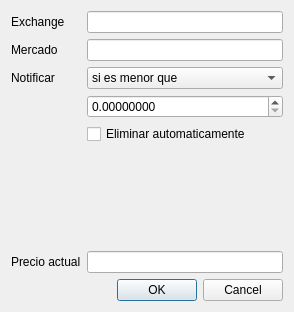
<?xml version="1.0" encoding="UTF-8"?>
<ui version="4.0">
 <class>dialogAlarm</class>
 <widget class="QDialog" name="dialogAlarm">
  <property name="windowModality">
   <enum>Qt::NonModal</enum>
  </property>
  <property name="geometry">
   <rect>
    <x>0</x>
    <y>0</y>
    <width>294</width>
    <height>312</height>
   </rect>
  </property>
  <property name="sizePolicy">
   <sizepolicy hsizetype="MinimumExpanding" vsizetype="MinimumExpanding">
    <horstretch>0</horstretch>
    <verstretch>0</verstretch>
   </sizepolicy>
  </property>
  <property name="windowTitle">
   <string/>
  </property>
  <layout class="QVBoxLayout" name="verticalLayout">
   <item>
    <layout class="QFormLayout" name="formLayout">
     <property name="labelAlignment">
      <set>Qt::AlignLeading|Qt::AlignLeft|Qt::AlignVCenter</set>
     </property>
     <property name="formAlignment">
      <set>Qt::AlignRight|Qt::AlignTop|Qt::AlignTrailing</set>
     </property>
     <item row="0" column="0">
      <widget class="QLabel" name="label">
       <property name="sizePolicy">
        <sizepolicy hsizetype="Expanding" vsizetype="Preferred">
         <horstretch>0</horstretch>
         <verstretch>0</verstretch>
        </sizepolicy>
       </property>
       <property name="frameShape">
        <enum>QFrame::NoFrame</enum>
       </property>
       <property name="frameShadow">
        <enum>QFrame::Plain</enum>
       </property>
       <property name="text">
        <string>Exchange</string>
       </property>
       <property name="scaledContents">
        <bool>true</bool>
       </property>
       <property name="alignment">
        <set>Qt::AlignLeading|Qt::AlignLeft|Qt::AlignVCenter</set>
       </property>
      </widget>
     </item>
     <item row="0" column="1">
      <widget class="QLineEdit" name="ed_exchange">
       <property name="sizePolicy">
        <sizepolicy hsizetype="Expanding" vsizetype="Fixed">
         <horstretch>0</horstretch>
         <verstretch>0</verstretch>
        </sizepolicy>
       </property>
       <property name="alignment">
        <set>Qt::AlignCenter</set>
       </property>
       <property name="readOnly">
        <bool>true</bool>
       </property>
      </widget>
     </item>
     <item row="1" column="0">
      <widget class="QLabel" name="label_2">
       <property name="text">
        <string>Mercado</string>
       </property>
      </widget>
     </item>
     <item row="1" column="1">
      <widget class="QLineEdit" name="ed_market">
       <property name="alignment">
        <set>Qt::AlignCenter</set>
       </property>
       <property name="readOnly">
        <bool>true</bool>
       </property>
      </widget>
     </item>
     <item row="2" column="0">
      <widget class="QLabel" name="label_4">
       <property name="text">
        <string>Notificar</string>
       </property>
      </widget>
     </item>
     <item row="5" column="0">
      <spacer name="verticalSpacer">
       <property name="orientation">
        <enum>Qt::Vertical</enum>
       </property>
       <property name="sizeHint" stdset="0">
        <size>
         <width>20</width>
         <height>40</height>
        </size>
       </property>
      </spacer>
     </item>
     <item row="6" column="0">
      <widget class="QLabel" name="label_3">
       <property name="text">
        <string>Precio actual</string>
       </property>
      </widget>
     </item>
     <item row="6" column="1">
      <widget class="QLineEdit" name="ed_currentPrice">
       <property name="alignment">
        <set>Qt::AlignCenter</set>
       </property>
       <property name="readOnly">
        <bool>true</bool>
       </property>
      </widget>
     </item>
     <item row="4" column="1">
      <widget class="QCheckBox" name="check_autodelete">
       <property name="text">
        <string>Eliminar automaticamente</string>
       </property>
      </widget>
     </item>
     <item row="2" column="1">
      <widget class="QComboBox" name="combo_condition">
       <property name="sizePolicy">
        <sizepolicy hsizetype="Expanding" vsizetype="Fixed">
         <horstretch>0</horstretch>
         <verstretch>0</verstretch>
        </sizepolicy>
       </property>
       <item>
        <property name="text">
         <string>si es menor que</string>
        </property>
       </item>
       <item>
        <property name="text">
         <string>si es mayor que</string>
        </property>
       </item>
      </widget>
     </item>
     <item row="3" column="1">
      <widget class="QDoubleSpinBox" name="spin_price">
       <property name="decimals">
        <number>8</number>
       </property>
      </widget>
     </item>
    </layout>
   </item>
   <item>
    <widget class="QDialogButtonBox" name="buttonBox">
     <property name="orientation">
      <enum>Qt::Horizontal</enum>
     </property>
     <property name="standardButtons">
      <set>QDialogButtonBox::Cancel|QDialogButtonBox::Ok</set>
     </property>
    </widget>
   </item>
  </layout>
 </widget>
 <resources/>
 <connections>
  <connection>
   <sender>buttonBox</sender>
   <signal>accepted()</signal>
   <receiver>dialogAlarm</receiver>
   <slot>accept()</slot>
   <hints>
    <hint type="sourcelabel">
     <x>257</x>
     <y>200</y>
    </hint>
    <hint type="destinationlabel">
     <x>157</x>
     <y>209</y>
    </hint>
   </hints>
  </connection>
  <connection>
   <sender>buttonBox</sender>
   <signal>rejected()</signal>
   <receiver>dialogAlarm</receiver>
   <slot>reject()</slot>
   <hints>
    <hint type="sourcelabel">
     <x>260</x>
     <y>200</y>
    </hint>
    <hint type="destinationlabel">
     <x>269</x>
     <y>209</y>
    </hint>
   </hints>
  </connection>
 </connections>
</ui>
